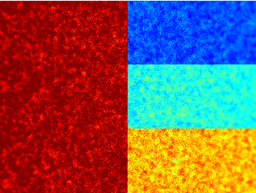
#> input picture photo_de_test.png, 256 x 193 px, shrunk from 776 x 585 before the run
$ python WLS.py
#> lines starting #> are read from the running program, lines starting #| are printed output that depends on the picture
import numpy as np
import cv2
from scipy.sparse import diags, eye
from scipy.sparse.linalg import spsolve
import matplotlib.pyplot as plt

# img_test = np.array([
#     [0.1, 0.1,0.1,0.9, 0.9, 0.9, 0.9],
#     [0.1, 0.1,0.1,0.9, 0.9, 0.9, 0.9],
#     [0.1, 0.1,0.1,0.9, 0.9, 0.9, 0.9],
#     [0.1, 0.1, 0.1, 0.1, 0.1, 0.1, 0.1],
#     [0.1, 0.1, 0.1, 0.1, 0.1, 0.1, 0.1],
#     [0.1, 0.1, 0.1, 0.1, 0.1, 0.1,0.1]
# ])


img_test = cv2.imread('photo_de_test.png') #ATTENTION : opencv est en couleur BGR
#> img_test is the input picture: shape (193, 256, 3); mean B, G, R 80.4, 85.7, 128.8
img_gris = cv2.cvtColor(img_test, cv2.COLOR_BGR2GRAY)
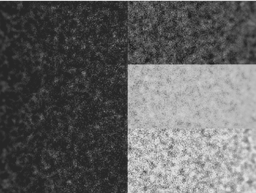
#> img_gris: shape (193, 256); min 28, max 226, mean 98


# On passe d'une échelle [0, 255] (entiers) à [0.0, 1.0] (décimaux)
img = img_gris.astype(np.float32) / 255.0
# variables

def wls_filter_gray(img, lamb, alpha, eps): #retourne une image de meme taille que img avec wls appliqué en niveau de gris

    #img : en gris flottant (decimaux entre 0 et 1)
    #lamb : valeur de lambda parametre de lissage (>0) (plus il est grand plus on lisse)
    #alpha : parametre de sensibilité du gradient (entre 1.2 et 2)
    #eps : pour empecher la division par 0

#> called with lamb = 0.5, alpha = 1.5, eps = 0.0001
    nb_l, nb_c = img.shape
#> nb_l = 193; nb_c = 256
    nb_p = nb_l * nb_c
#> nb_p = 49408


    # Construction de Dx tq : 'u(p+1) - u(p)' derivee horizontale (p+1 = (x+1, y))
    dx_main = -np.ones(nb_p)
    dx_plus1 = np.ones(nb_p)

    # gestion des bords : On met donc la différence à 0 pour la dernière colonne de chaque ligne.
    dx_main[nb_c-1::nb_c] = 0
    dx_plus1[nb_c-1::nb_c] = 0


    Dx = diags([dx_main, dx_plus1], [0, 1], shape=(nb_p, nb_p))   #diags gere directement ou placer la "double" diagonale avec "[0, 1]"

    # Construction de Dy tq : 'u(p+nb_c) - u(p)' derivee horizontale (p+nb_c = (x, y+1))
    dy_main = -np.ones(nb_p)
    dy_plus_nbc = np.ones(nb_p)

    ####################
    #dmd explication pour gerer Dy

    #gestionn des bords : on mets le dernier pixel de chaque colonne a 0
    dy_main[-nb_c:] = 0
    Dy = diags([dy_main, dy_plus_nbc], [0, nb_c], shape=(nb_p, nb_p))

    #passage en logluminescence
    L = np.log(img + 1e-4)
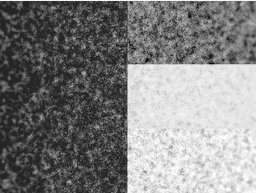
#> L: shape (193, 256) float32; min -2.21, max -0.121, mean -1.15; drawn with min black and max white
    L_flat = L.flatten()

    grad_x = Dx @ L_flat
    grad_y = Dy @ L_flat

    #Calculs des coefs ax et ay
    ax = 1 / (np.abs(grad_x)**alpha + eps)
    ay = 1 / (np.abs(grad_y)**alpha + eps)

    #Construction des matrices de poids
    Ax = diags([ax], [0], shape=(nb_p, nb_p))
    Ay = diags([ay], [0], shape=(nb_p, nb_p))

    # Matrice Lg
    Lg = Dx.T @ Ax @ Dx + Dy.T @ Ay @ Dy

    # Résolution du système linéaire : (I + lambda * Lg) * u = g
    I = eye(nb_p) # Matrice identité creuse
    A_sys = I + lamb * Lg
    g = img.flatten()

    #A_sys en format csr (condensed sparse row -> format des matrices creuses ) pour spsolve
    A_sys = A_sys.tocsr()
    u_flat = spsolve(A_sys, g)
    img_lisse = u_flat.reshape((nb_l, nb_c))
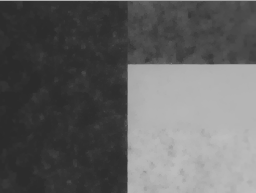
#> img_lisse: shape (193, 256) float64; min 0.168, max 0.746, mean 0.384

    return img_lisse

# Affichage en couleur
plt.figure(figsize=(10, 5))
plt.subplot(2, 2, 1)
plt.imshow(img, cmap='jet', vmin=0, vmax=1)
plt.title("Image originale")
plt.axis('off')

plt.subplot(2, 2 ,2)
plt.imshow(wls_filter_gray(img, 0.5, 1.5, 1e-4), cmap='jet', vmin=0, vmax=1)
plt.title(f"Couche de base (lambda={0.5} et alpha ={1.5})")
plt.axis('off')

plt.subplot(2, 2, 3)
plt.imshow(wls_filter_gray(img, 3, 1.5, 1e-4), cmap='jet', vmin=0, vmax=1)
plt.title(f"Couche de base (lambda={3} et alpha ={1.5})")
plt.axis('off')

plt.subplot(2, 2, 4)
plt.imshow(wls_filter_gray(img, 8, 1.5, 1e-4), cmap='jet', vmin=0, vmax=1)
#> call 3 of wls_filter_gray, with lamb = 8, alpha = 1.5, eps = 0.0001
#> in wls_filter_gray (call 3), `img_lisse = u_flat.reshape((nb_l, nb_c))`:
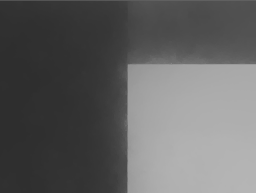
#> img_lisse: shape (193, 256) float64; min 0.181, max 0.712, mean 0.384
plt.title(f"Couche de base (lambda={8} et alpha ={1.5})")
plt.axis('off')

plt.show()


#affichage avec couche de détails
img_base = wls_filter_gray(img, lamb=0.5, alpha=1.5, eps=1e-4)

#extrait de la couche de détails (d = g - u)
couche_detail_1 = img - img_base
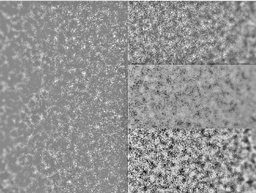
#> couche_detail_1: shape (193, 256) float64; min -0.298, max 0.218, mean 1.49e-15; drawn with min black and max white

plt.figure(figsize=(10, 5))


plt.subplot(1, 2, 1)
plt.imshow(img_base, cmap='gray', vmin=0, vmax=1) #en gris sinon pas beau
plt.title("Couche de base")
plt.axis('off')


plt.subplot(1, 2, 2)
plt.imshow(couche_detail_1 + 0.5, cmap='gray', vmin=0, vmax=1) #+0.5 pour eviter le plus de valeurs negatives (si d'autres sont en dehors de 0 et 1 apres ça, elles seront gérées par vmin et vmax)
plt.title("Couche de détails 1")
plt.axis('off')

plt.show()
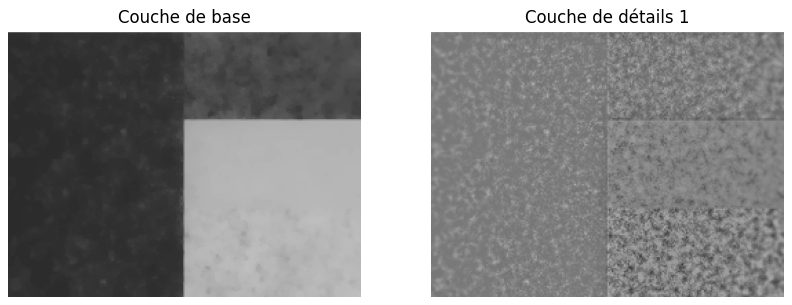
#> figure drawn by matplotlib, 2 panels

$ run again, with mountain.jpg saved as photo_de_test.png
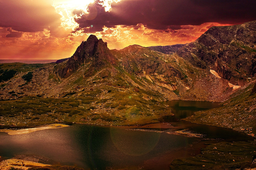
#> input picture mountain.jpg, 256 x 170 px, shrunk from 1280 x 852 before the run
#> img_test is the input picture: shape (170, 256, 3); mean B, G, R 35.7, 61, 103.4
#> `couche_detail_1 = img - img_base`:
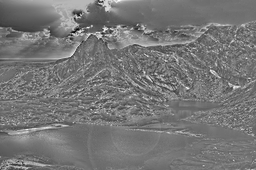
#> couche_detail_1: shape (170, 256) float64; min -0.268, max 0.309, mean 3.3e-15; drawn with min black and max white
#> `plt.show()`:
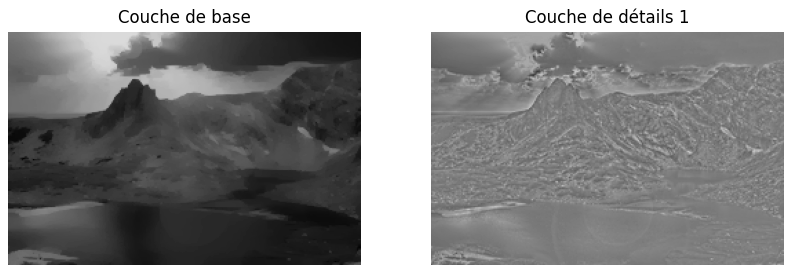
#> figure drawn by matplotlib, 2 panels

$ run again, with photo_math.jpg saved as photo_de_test.png
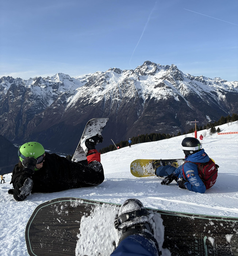
#> input picture photo_math.jpg, 238 x 256 px, shrunk from 652 x 700 before the run
#> img_test is the input picture: shape (256, 238, 3); mean B, G, R 142.8, 122.5, 109
#> `couche_detail_1 = img - img_base`:
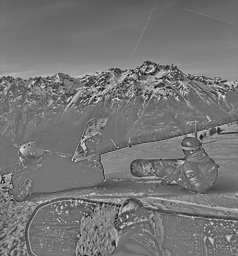
#> couche_detail_1: shape (256, 238) float64; min -0.344, max 0.399, mean 7.94e-15; drawn with min black and max white
#> `plt.show()`:
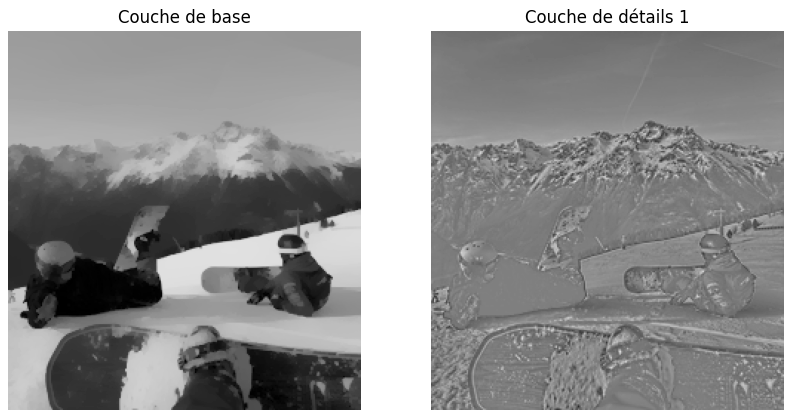
#> figure drawn by matplotlib, 2 panels
